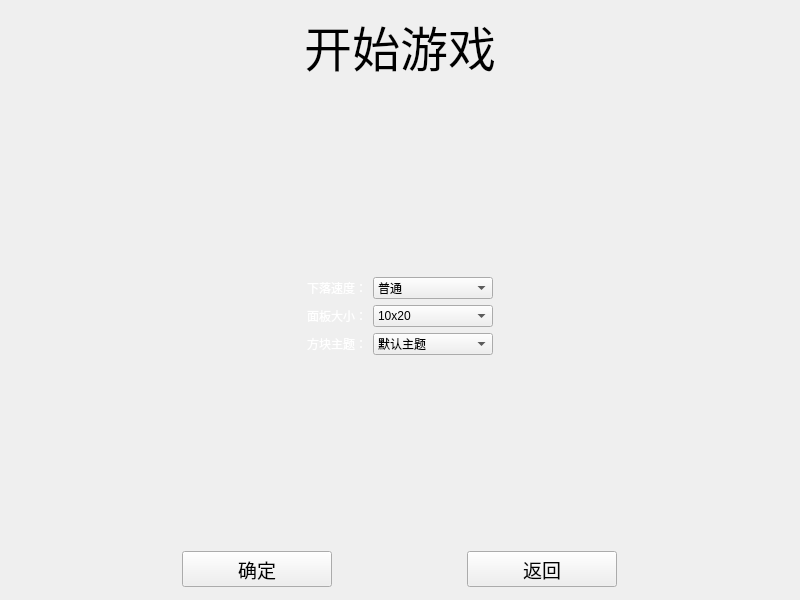
<?xml version="1.0" encoding="UTF-8"?>
<ui version="4.0">
 <class>FormStart</class>
 <widget class="QWidget" name="FormStart">
  <property name="geometry">
   <rect>
    <x>0</x>
    <y>0</y>
    <width>800</width>
    <height>600</height>
   </rect>
  </property>
  <property name="windowTitle">
   <string>Form</string>
  </property>
  <property name="styleSheet">
   <string notr="true">#FormStart{border-image: url(:/assets/bg4.jpg);}</string>
  </property>
  <layout class="QGridLayout" name="gridLayout">
   <item row="0" column="2">
    <widget class="QLabel" name="labelTitle">
     <property name="font">
      <font>
       <family>微软雅黑</family>
       <pointsize>36</pointsize>
       <weight>9</weight>
       <italic>false</italic>
       <bold>false</bold>
      </font>
     </property>
     <property name="styleSheet">
      <string notr="true">font: 75 36pt &quot;微软雅黑&quot;;</string>
     </property>
     <property name="text">
      <string>开始游戏</string>
     </property>
     <property name="alignment">
      <set>Qt::AlignCenter</set>
     </property>
    </widget>
   </item>
   <item row="3" column="2">
    <widget class="QWidget" name="widget" native="true">
     <layout class="QHBoxLayout" name="horizontalLayout">
      <property name="leftMargin">
       <number>2</number>
      </property>
      <property name="topMargin">
       <number>2</number>
      </property>
      <property name="rightMargin">
       <number>2</number>
      </property>
      <property name="bottomMargin">
       <number>2</number>
      </property>
      <item>
       <widget class="QToolButton" name="buttonOk">
        <property name="minimumSize">
         <size>
          <width>150</width>
          <height>32</height>
         </size>
        </property>
        <property name="font">
         <font>
          <family>微软雅黑</family>
          <pointsize>14</pointsize>
          <weight>50</weight>
          <italic>false</italic>
          <bold>false</bold>
         </font>
        </property>
        <property name="styleSheet">
         <string notr="true">border-image: url(:/assets/button.png);
font: 14pt &quot;微软雅黑&quot;;</string>
        </property>
        <property name="text">
         <string>确定</string>
        </property>
       </widget>
      </item>
      <item>
       <widget class="QToolButton" name="buttonBack">
        <property name="minimumSize">
         <size>
          <width>150</width>
          <height>32</height>
         </size>
        </property>
        <property name="font">
         <font>
          <family>微软雅黑</family>
          <pointsize>14</pointsize>
          <weight>50</weight>
          <italic>false</italic>
          <bold>false</bold>
         </font>
        </property>
        <property name="styleSheet">
         <string notr="true">border-image: url(:/assets/button.png);
font: 14pt &quot;微软雅黑&quot;;</string>
        </property>
        <property name="text">
         <string>返回</string>
        </property>
       </widget>
      </item>
     </layout>
    </widget>
   </item>
   <item row="1" column="0">
    <spacer name="horizontalSpacerLeft">
     <property name="orientation">
      <enum>Qt::Horizontal</enum>
     </property>
     <property name="sizeType">
      <enum>QSizePolicy::Preferred</enum>
     </property>
     <property name="sizeHint" stdset="0">
      <size>
       <width>40</width>
       <height>0</height>
      </size>
     </property>
    </spacer>
   </item>
   <item row="1" column="4">
    <spacer name="horizontalSpacerRight">
     <property name="orientation">
      <enum>Qt::Horizontal</enum>
     </property>
     <property name="sizeType">
      <enum>QSizePolicy::Preferred</enum>
     </property>
     <property name="sizeHint" stdset="0">
      <size>
       <width>40</width>
       <height>0</height>
      </size>
     </property>
    </spacer>
   </item>
   <item row="1" column="2">
    <widget class="QWidget" name="widgetPanel" native="true">
     <property name="sizePolicy">
      <sizepolicy hsizetype="Expanding" vsizetype="Expanding">
       <horstretch>0</horstretch>
       <verstretch>0</verstretch>
      </sizepolicy>
     </property>
     <property name="styleSheet">
      <string notr="true">#widgetPanel{border-image: url(:/assets/dialog480.png);}</string>
     </property>
     <layout class="QGridLayout" name="gridLayout_2">
      <item row="3" column="2">
       <widget class="QComboBox" name="comboBoxStyle">
        <property name="minimumSize">
         <size>
          <width>120</width>
          <height>0</height>
         </size>
        </property>
        <property name="currentIndex">
         <number>0</number>
        </property>
        <item>
         <property name="text">
          <string>默认主题</string>
         </property>
        </item>
       </widget>
      </item>
      <item row="1" column="1">
       <widget class="QLabel" name="label">
        <property name="styleSheet">
         <string notr="true">font: 16pt &quot;微软雅黑&quot;;
color: rgb(255, 255, 255);</string>
        </property>
        <property name="text">
         <string>下落速度：</string>
        </property>
       </widget>
      </item>
      <item row="1" column="3">
       <spacer name="horizontalSpacer_2">
        <property name="orientation">
         <enum>Qt::Horizontal</enum>
        </property>
        <property name="sizeHint" stdset="0">
         <size>
          <width>40</width>
          <height>20</height>
         </size>
        </property>
       </spacer>
      </item>
      <item row="1" column="2">
       <widget class="QComboBox" name="comboBoxSpeed">
        <property name="minimumSize">
         <size>
          <width>120</width>
          <height>0</height>
         </size>
        </property>
        <property name="currentIndex">
         <number>1</number>
        </property>
        <item>
         <property name="text">
          <string>慢</string>
         </property>
        </item>
        <item>
         <property name="text">
          <string>普通</string>
         </property>
        </item>
        <item>
         <property name="text">
          <string>快</string>
         </property>
        </item>
       </widget>
      </item>
      <item row="0" column="1" colspan="2">
       <spacer name="verticalSpacer">
        <property name="orientation">
         <enum>Qt::Vertical</enum>
        </property>
        <property name="sizeHint" stdset="0">
         <size>
          <width>20</width>
          <height>40</height>
         </size>
        </property>
       </spacer>
      </item>
      <item row="3" column="1">
       <widget class="QLabel" name="label_3">
        <property name="styleSheet">
         <string notr="true">font: 16pt &quot;微软雅黑&quot;;
color: rgb(255, 255, 255);</string>
        </property>
        <property name="text">
         <string>方块主题：</string>
        </property>
       </widget>
      </item>
      <item row="1" column="0">
       <spacer name="horizontalSpacer">
        <property name="orientation">
         <enum>Qt::Horizontal</enum>
        </property>
        <property name="sizeHint" stdset="0">
         <size>
          <width>40</width>
          <height>20</height>
         </size>
        </property>
       </spacer>
      </item>
      <item row="2" column="1">
       <widget class="QLabel" name="label_2">
        <property name="styleSheet">
         <string notr="true">font: 16pt &quot;微软雅黑&quot;;
color: rgb(255, 255, 255);</string>
        </property>
        <property name="text">
         <string>面板大小：</string>
        </property>
       </widget>
      </item>
      <item row="4" column="1" colspan="2">
       <spacer name="verticalSpacer_2">
        <property name="orientation">
         <enum>Qt::Vertical</enum>
        </property>
        <property name="sizeHint" stdset="0">
         <size>
          <width>20</width>
          <height>40</height>
         </size>
        </property>
       </spacer>
      </item>
      <item row="2" column="2">
       <widget class="QComboBox" name="comboBoxSize">
        <property name="minimumSize">
         <size>
          <width>120</width>
          <height>0</height>
         </size>
        </property>
        <property name="currentIndex">
         <number>0</number>
        </property>
        <item>
         <property name="text">
          <string>10x20</string>
         </property>
        </item>
        <item>
         <property name="text">
          <string>12x20</string>
         </property>
        </item>
        <item>
         <property name="text">
          <string>15x20</string>
         </property>
        </item>
       </widget>
      </item>
     </layout>
    </widget>
   </item>
  </layout>
 </widget>
 <resources/>
 <connections/>
</ui>
